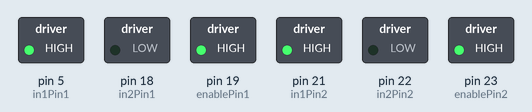
Bench run of a sketch on a simulated Arduino Mega 2560, built with avr-gcc and run on an emulated ATmega2560. Parts: switched loads named in the sketch (green lamp = pin HIGH).

Above: at 0.1 s.
At 9.1 s:
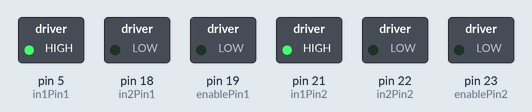
At 14.1 s:
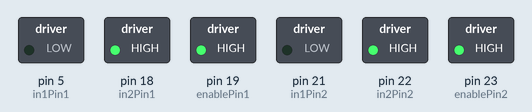
At 16.1 s:
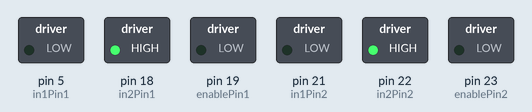
Timing chart, 0 to 17.6 s (numbered marks = the images above):
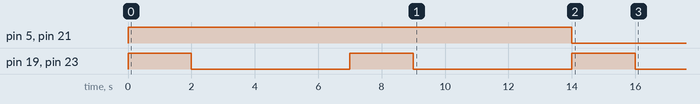

The sketch:

motor_control.ino
```cpp
// Pines de control para Motor 1
const int in1Pin1 = 5;  // Pin de dirección 1 del motor 1
const int in2Pin1 = 18; // Pin de dirección 2 del motor 1
const int enablePin1 = 19; // Pin de velocidad PWM del motor 1

// Pines de control para Motor 2
const int in1Pin2 = 21; // Pin de dirección 1 del motor 2
const int in2Pin2 = 22; // Pin de dirección 2 del motor 2
const int enablePin2 = 23; // Pin de velocidad PWM del motor 2

// Variables de configuración
const int velocidad = 150;         // Velocidad del motor (0 a 255 para PWM)
const int tiempoMovimiento = 2000; // Tiempo que los motores estarán activos en milisegundos
const int tiempoPausa = 5000;      // Tiempo de pausa entre movimientos

void setup() {
  // Configura los pines como salida
  pinMode(in1Pin1, OUTPUT);
  pinMode(in2Pin1, OUTPUT);
  pinMode(enablePin1, OUTPUT);

  pinMode(in1Pin2, OUTPUT);
  pinMode(in2Pin2, OUTPUT);
  pinMode(enablePin2, OUTPUT);

  Serial.begin(9600);

  // Ejecuta el movimiento hacia adelante dos veces
  for (int i = 0; i < 2; i++) {
    moverAdelante();
    delay(tiempoMovimiento);  // Mantiene el motor encendido por el tiempo especificado

    detener();
    delay(tiempoPausa);       // Pausa entre movimientos
  }

  // Movimiento en reversa después de las dos veces en adelante
  moverAtras();
  delay(tiempoMovimiento); // Tiempo para moverse en reversa

  detener(); // Detiene los motores después del movimiento en reversa
}

void loop() {
  // El loop queda vacío ya que no necesitamos ejecutar nada en bucle.
}

// Función para mover los motores hacia adelante
void moverAdelante() {
  digitalWrite(in1Pin1, HIGH);
  digitalWrite(in2Pin1, LOW);
  analogWrite(enablePin1, velocidad);

  digitalWrite(in1Pin2, HIGH);
  digitalWrite(in2Pin2, LOW);
  analogWrite(enablePin2, velocidad);
}

// Función para mover los motores en reversa
void moverAtras() {
  digitalWrite(in1Pin1, LOW);
  digitalWrite(in2Pin1, HIGH);
  analogWrite(enablePin1, velocidad);

  digitalWrite(in1Pin2, LOW);
  digitalWrite(in2Pin2, HIGH);
  analogWrite(enablePin2, velocidad);
}

// Función para detener los motores
void detener() {
  analogWrite(enablePin1, 0);
  analogWrite(enablePin2, 0);
}
```
